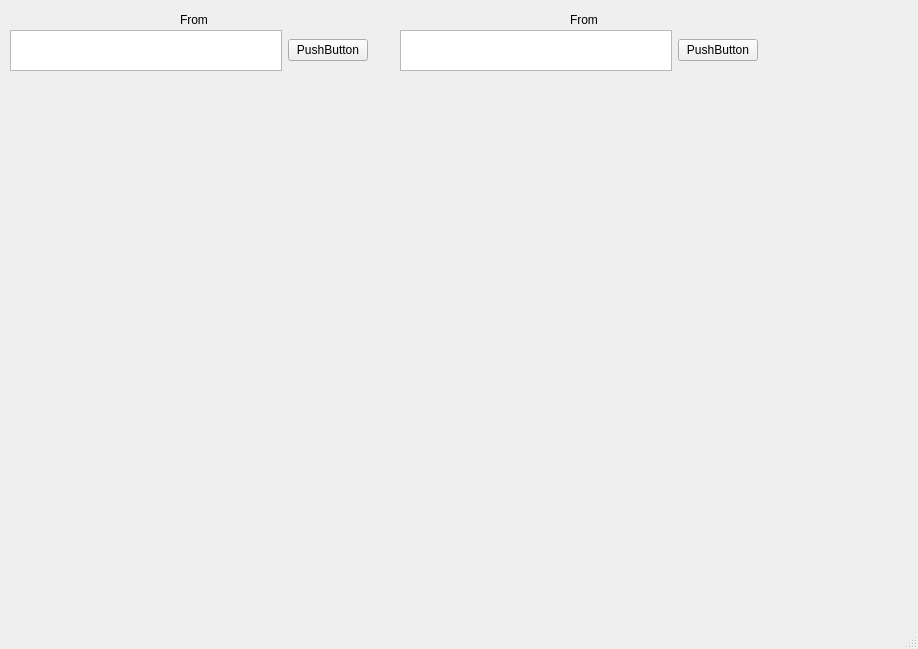
<?xml version="1.0" encoding="UTF-8"?>
<ui version="4.0">
 <class>MainWindow</class>
 <widget class="QMainWindow" name="MainWindow">
  <property name="geometry">
   <rect>
    <x>0</x>
    <y>0</y>
    <width>918</width>
    <height>649</height>
   </rect>
  </property>
  <property name="windowTitle">
   <string>MainWindow</string>
  </property>
  <widget class="QWidget" name="centralwidget">
   <widget class="QWidget" name="">
    <property name="geometry">
     <rect>
      <x>10</x>
      <y>30</y>
      <width>358</width>
      <height>41</height>
     </rect>
    </property>
    <layout class="QHBoxLayout" name="horizontalLayout">
     <item>
      <widget class="QTextBrowser" name="textBrowser"/>
     </item>
     <item>
      <widget class="QPushButton" name="pushButton">
       <property name="text">
        <string>PushButton</string>
       </property>
      </widget>
     </item>
    </layout>
   </widget>
   <widget class="QLabel" name="label_2">
    <property name="geometry">
     <rect>
      <x>570</x>
      <y>10</y>
      <width>63</width>
      <height>20</height>
     </rect>
    </property>
    <property name="text">
     <string>From</string>
    </property>
   </widget>
   <widget class="QWidget" name="layoutWidget">
    <property name="geometry">
     <rect>
      <x>400</x>
      <y>30</y>
      <width>358</width>
      <height>41</height>
     </rect>
    </property>
    <layout class="QHBoxLayout" name="horizontalLayout_2">
     <item>
      <widget class="QTextBrowser" name="textBrowser_2"/>
     </item>
     <item>
      <widget class="QPushButton" name="pushButton_2">
       <property name="text">
        <string>PushButton</string>
       </property>
      </widget>
     </item>
    </layout>
   </widget>
   <widget class="QLabel" name="label">
    <property name="geometry">
     <rect>
      <x>180</x>
      <y>10</y>
      <width>63</width>
      <height>20</height>
     </rect>
    </property>
    <property name="text">
     <string>From</string>
    </property>
   </widget>
  </widget>
  <widget class="QMenuBar" name="menubar">
   <property name="geometry">
    <rect>
     <x>0</x>
     <y>0</y>
     <width>918</width>
     <height>26</height>
    </rect>
   </property>
  </widget>
  <widget class="QStatusBar" name="statusbar"/>
 </widget>
 <resources/>
 <connections/>
</ui>
